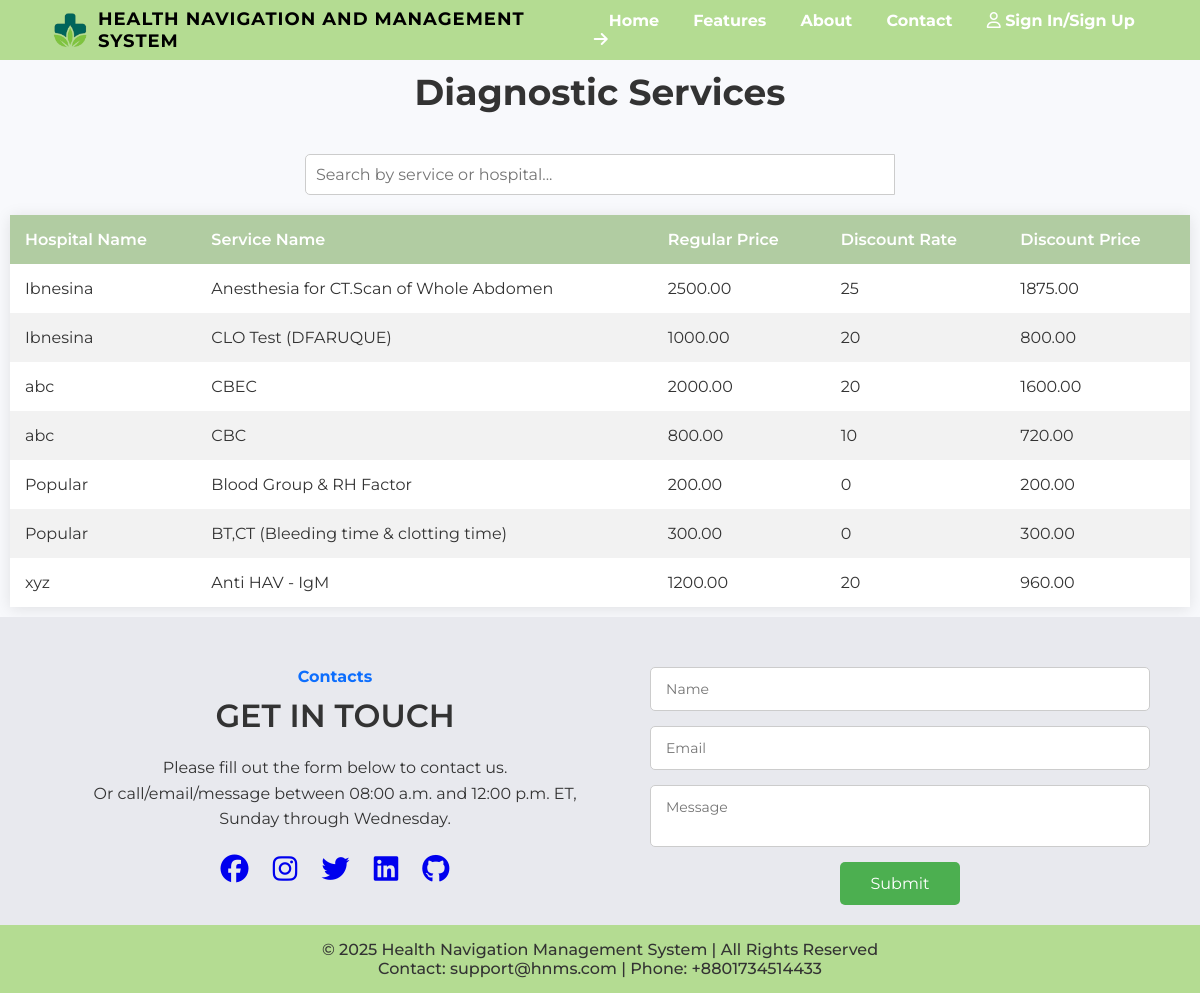
The page /view/landingPageDiagnostic.php on the database its author committed.
### tables this page shows
CREATE TABLE `diagnostic_services` (
  `service_id` int(11) NOT NULL,
  `hospitalName` varchar(255) NOT NULL,
  `serviceName` varchar(255) NOT NULL,
  `regularPrice` decimal(10,2) NOT NULL,
  `discountRate` decimal(5,0) DEFAULT 0,
  `discountPrice` decimal(10,2) GENERATED ALWAYS AS (`regularPrice` * (1 - `discountRate` / 100)) STORED,
  `created_at` timestamp NOT NULL DEFAULT current_timestamp()
);

### controller/landingPageController.php (called while the page is built, shortened)
<?php
require_once '../model/landingPageData.php';
$dataModel = new LandingPageData();
if (isset($pageType)) {
    switch ($pageType) {
        case 'diagnostics':
            $diagnosticServices = $dataModel->getDiagnosticServices();
            break;
    }
}
?>

### model/landingPageData.php (called while the page is built, shortened)
<?php
require_once '../config/db_connection.php';
class LandingPageData {
    public function getDiagnosticServices() {
        global $conn;
        $sql = "SELECT hospitalName, serviceName, regularPrice, discountRate, discountPrice FROM diagnostic_services";
        $result = $conn->query($sql);
        $services = [];
        if ($result->num_rows > 0) {
            while($row = $result->fetch_assoc()) {
                $services[] = $row;
            }
        }
        return $services;
    }
}
?>

### view/landingPageDiagnostic.php (the view, shortened to what this page needs)
<!DOCTYPE html>
<html lang="en">
<head>
  <link rel="stylesheet" href="../assets/css/landingpage.css">
</head>
<body>
<?php include 'header.php'; ?>
<?php
    $pageType = 'diagnostics';
    include '../controller/landingPageController.php';
?>
<link rel="stylesheet" href="../assets/css/landingExtension.css">
<section class="diagnostic">
    <h2>Diagnostic Services</h2>
    <div class="search-container">
        <input type="text" id="serviceSearchInput" placeholder="Search by service or hospital...">
    </div>
    <div class="table-container">
        <table>
            <thead>
                <tr>
                    <th>Hospital Name</th>
                    <th>Service Name</th>
                    <th>Regular Price</th>
                    <th>Discount Rate</th>
                    <th>Discount Price</th>
                </tr>
            </thead>
            <tbody id="servicesTableBody">
                <?php if (!empty($diagnosticServices)): ?>
                    <?php foreach ($diagnosticServices as $service): ?>
                        <tr>
                            <td><?php echo htmlspecialchars($service['hospitalName']); ?></td>
                            <td><?php echo htmlspecialchars($service['serviceName']); ?></td>
                            <td><?php echo htmlspecialchars($service['regularPrice']); ?></td>
                            <td><?php echo htmlspecialchars($service['discountRate']); ?></td>
                            <td><?php echo htmlspecialchars($service['discountPrice']); ?></td>
                        </tr>
                    <?php endforeach; ?>
                <?php else: ?>
                    <tr>
                        <td colspan="5">No services available at the moment.</td>
                    </tr>
                <?php endif; ?>
            </tbody>
        </table>
    </div>
</section>
<?php include 'footer.php'; ?>
</body>
</html>

### assets/css/landingpage.css (style rules this page uses)
* { margin: 0; padding: 0; box-sizing: border-box; font-family: 'Montserrat', sans-serif; }
body { background: #f8f9fc; color: #333; }

### assets/css/landingExtension.css (style rules this page uses)
.diagnostic { padding: 10px; text-align: center; }
.diagnostic h2 { font-size: 36px; margin-bottom: 40px; }
.search-container { margin-bottom: 20px; }
.search-container input[type="text"] { width: 50%; padding: 10px; border: 1px solid #ccc; border-radius: 5px 0 0 5px; font-size: 16px; }
.table-container { margin: 0 auto; max-width: 1200px; }
table { width: 100%; border-collapse: collapse; box-shadow: 0 2px 15px rgba(0, 0, 0, 0.1); background-color: #fff; }
thead { background-color: rgba(100, 153, 70, 0.5); color: #fff; }
th, td { padding: 15px; text-align: left; }
th { font-weight: 600; }
tbody tr:nth-child(even) { background-color: #f2f2f2; }

### rows shown on the page
diagnostic_services: hospitalName "Ibnesina", serviceName "Anesthesia for CT.Scan of Whole Abdomen", regularPrice "2500.00", discountRate "25", discountPrice "1875.00"
diagnostic_services: hospitalName "Ibnesina", serviceName "CLO Test (DFARUQUE)", regularPrice "1000.00", discountRate "20", discountPrice "800.00"
diagnostic_services: hospitalName "abc", serviceName "CBEC", regularPrice "2000.00", discountRate "20", discountPrice "1600.00"
diagnostic_services: hospitalName "abc", serviceName "CBC", regularPrice "800.00", discountRate "10", discountPrice "720.00"
diagnostic_services: hospitalName "Popular", serviceName "Blood Group & RH Factor", regularPrice "200.00", discountRate "0", discountPrice "200.00"
diagnostic_services: hospitalName "Popular", serviceName "BT,CT (Bleeding time & clotting time)", regularPrice "300.00", discountRate "0", discountPrice "300.00"
diagnostic_services: hospitalName "xyz", serviceName "Anti HAV - IgM", regularPrice "1200.00", discountRate "20", discountPrice "960.00"
